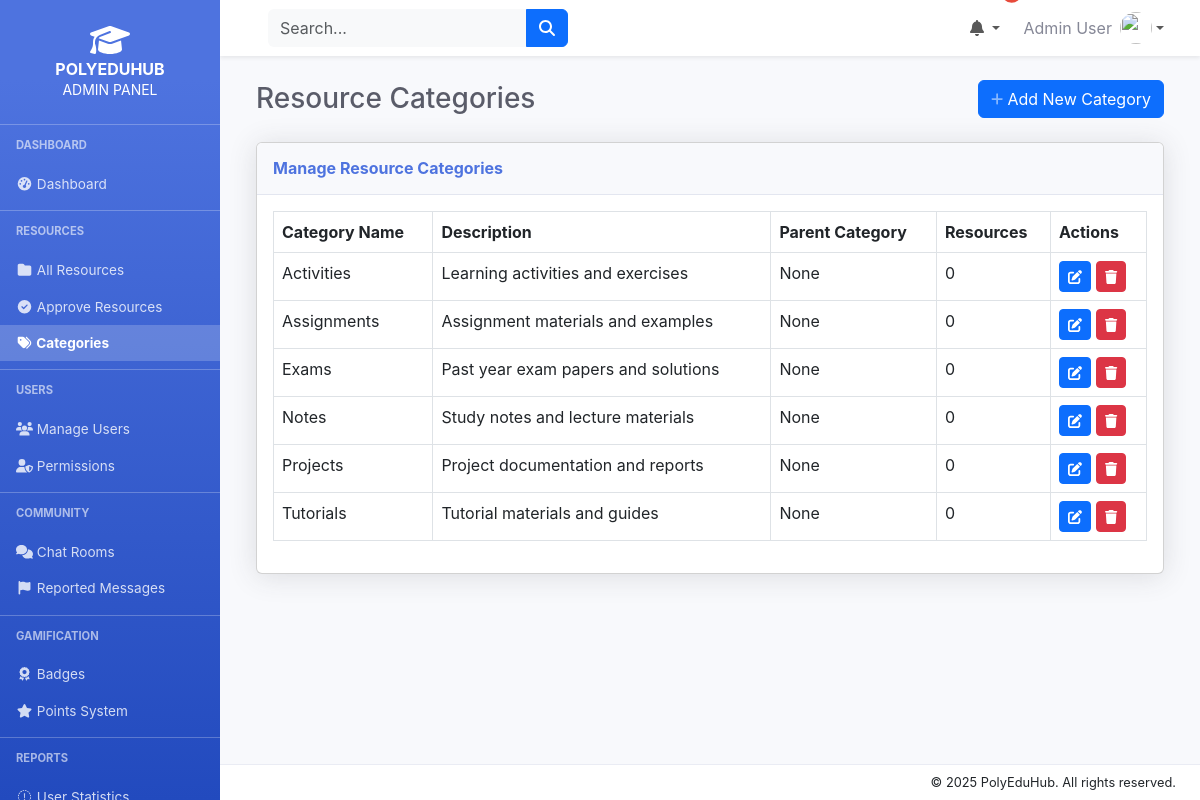
/admin/resources/categories.php (signed in), run on the app's committed database.
### tables this page shows
CREATE TABLE `resource_categories` (
  `id` int(11) NOT NULL AUTO_INCREMENT,
  `name` varchar(100) NOT NULL,
  `description` text NULL,
  `parent_id` int(11) NULL,
  `created_at` datetime NOT NULL DEFAULT CURRENT_TIMESTAMP,
  PRIMARY KEY (`id`)
);

### admin/resources/categories.php (the view, shortened to what this page needs)
<?php
try {
    $pdo = getDbConnection();
    $stmt = $pdo->prepare("
        SELECT rc.*,
            (SELECT COUNT(*) FROM resources WHERE category_id = rc.id) AS resource_count,
            p.name AS parent_name
        FROM resource_categories rc
        LEFT JOIN resource_categories p ON rc.parent_id = p.id
        ORDER BY rc.name ASC
    ");
    $stmt->execute();
    $categories = $stmt->fetchAll();
} catch (PDOException $e) {
    error_log("Error getting categories: " . $e->getMessage());
    $categories = [];
}
$nested = true;
include_once '../includes/header.php';
?>
<div class="container-fluid">
    <div class="d-sm-flex align-items-center justify-content-between mb-4">
        <h1 class="h3 mb-0 text-gray-800">Resource Categories</h1>
        <button type="button" class="btn btn-primary" data-bs-toggle="modal" data-bs-target="#addCategoryModal">
            <i class="fas fa-plus fa-sm text-white-50"></i> Add New Category
        </button>
    </div>
    <div class="card shadow mb-4">
        <div class="card-header py-3">
            <h6 class="m-0 font-weight-bold text-primary">Manage Resource Categories</h6>
        </div>
        <div class="card-body">
            <div class="table-responsive">
                <table class="table table-bordered" id="categoriesTable" width="100%" cellspacing="0">
                    <thead>
                        <tr>
                            <th>Category Name</th>
                            <th>Description</th>
                            <th>Parent Category</th>
                            <th>Resources</th>
                            <th>Actions</th>
                        </tr>
                    </thead>
                    <tbody>
                        <?php foreach ($categories as $category): ?>
                            <tr>
                                <td><?= htmlspecialchars($category['name']) ?></td>
                                <td><?= htmlspecialchars($category['description'] ?? 'No description') ?></td>
                                <td><?= htmlspecialchars($category['parent_name'] ?? 'None') ?></td>
                                <td><?= $category['resource_count'] ?></td>
                                <td>
                                    <button
                                        class="btn btn-sm btn-primary edit-category"
                                        data-bs-toggle="modal"
                                        data-bs-target="#editCategoryModal"
                                        data-id="<?= $category['id'] ?>"
                                        data-name="<?= htmlspecialchars($category['name']) ?>"
                                        data-description="<?= htmlspecialchars($category['description'] ?? '') ?>"
                                        data-parent="<?= $category['parent_id'] ?? '' ?>">
                                        <i class="fas fa-edit"></i>
                                    </button>
                                    <button
                                        class="btn btn-sm btn-danger delete-category"
                                        data-bs-toggle="modal"
                                        data-bs-target="#deleteCategoryModal"
                                        data-id="<?= $category['id'] ?>"
                                        data-name="<?= htmlspecialchars($category['name']) ?>">
                                        <i class="fas fa-trash"></i>
                                    </button>
                                </td>
                            </tr>
                        <?php endforeach; ?>
                    </tbody>
                </table>
            </div>
        </div>
    </div>
</div>
<?php
include_once '../includes/footer.php';
?>

### admin/includes/header.php (shortened to what this page needs)
<?php
$base_path = isset($nested) ? '../../' : '../';
?>
<!DOCTYPE html>
<html lang="en">
<head>
    <link href="https://cdn.jsdelivr.net/npm/bootstrap@5.3.0/dist/css/bootstrap.min.css" rel="stylesheet">
    <link rel="stylesheet" href="https://cdnjs.cloudflare.com/ajax/libs/font-awesome/6.4.0/css/all.min.css">
    <link rel="stylesheet" href="<?= $base_path ?>assets/css/admin.css">
</head>
<body>
    <?php include 'sidebar.php'; ?>
    <div class="main-content">
        <nav class="navbar navbar-expand-lg navbar-light bg-white topbar">
            <div class="container-fluid px-4">
                <form class="d-none d-md-flex ms-4" style="flex: 1; max-width: 300px;">
                    <div class="input-group">
                        <input type="text" class="form-control border-0 bg-light" placeholder="Search...">
                        <button class="btn btn-primary" type="button">
                            <i class="fas fa-search"></i>
                        </button>
                    </div>
                </form>
                <ul class="navbar-nav ms-auto">
                    <li class="nav-item dropdown">
                        <a class="nav-link dropdown-toggle position-relative" href="#" id="notificationDropdown" role="button" data-bs-toggle="dropdown" aria-expanded="false">
                            <i class="fas fa-bell fa-fw"></i>
                        </a>
                    </li>
                    <li class="nav-item dropdown">
                        <a class="nav-link dropdown-toggle" href="#" id="userDropdown" role="button" data-bs-toggle="dropdown" aria-expanded="false">
                            <span class="d-none d-lg-inline me-2 text-gray-600"><?= htmlspecialchars($_SESSION['first_name'] . ' ' . $_SESSION['last_name']) ?></span>
                            <img class="rounded-circle" src="<?= $base_path ?>assets/img/ui/default-profile.png" width="32" height="32">
                        </a>
                    </li>
                </ul>
            </div>
        </nav>
        <div class="content">

### admin/includes/sidebar.php (shortened to what this page needs)
<div class="sidebar">
    <div class="text-center py-4">
        <div class="d-flex align-items-center justify-content-center mb-1">
            <i class="fas fa-graduation-cap fa-2x"></i>
        </div>
        <h6 class="m-0 font-weight-bold">POLYEDUHUB</h6>
        <div class="small">ADMIN PANEL</div>
    </div>
    <hr class="sidebar-divider my-0">
    <div class="sidebar-heading">DASHBOARD</div>
    <ul class="nav flex-column">
        <li class="nav-item">
            <a class="nav-link <?= basename($_SERVER['PHP_SELF']) == 'dashboard.php' ? 'active' : '' ?>"
               href="<?= isset($nested) ? '../' : '' ?>dashboard.php">
                <i class="fas fa-fw fa-tachometer-alt"></i>
                <span>Dashboard</span>
            </a>
        </li>
    </ul>
    <hr class="sidebar-divider mt-2 mb-0">
    <div class="sidebar-heading">RESOURCES</div>
    <ul class="nav flex-column">
        <li class="nav-item">
            <a class="nav-link <?= basename($_SERVER['PHP_SELF']) == 'index.php' && strpos($_SERVER['PHP_SELF'], '/resources/') !== false ? 'active' : '' ?>"
               href="<?= isset($nested) ? '../resources/' : 'resources/' ?>index.php">
                <i class="fas fa-fw fa-folder"></i>
                <span>All Resources</span>
            </a>
        </li>
        <li class="nav-item">
            <a class="nav-link <?= basename($_SERVER['PHP_SELF']) == 'approve.php' ? 'active' : '' ?>"
               href="<?= isset($nested) ? '../resources/' : 'resources/' ?>approve.php">
                <i class="fas fa-fw fa-check-circle"></i>
                <span>Approve Resources</span>
            </a>
        </li>
        <li class="nav-item">
            <a class="nav-link <?= basename($_SERVER['PHP_SELF']) == 'categories.php' ? 'active' : '' ?>"
               href="<?= isset($nested) ? '../resources/' : 'resources/' ?>categories.php">
                <i class="fas fa-fw fa-tags"></i>
                <span>Categories</span>
            </a>
        </li>
    </ul>
    <hr class="sidebar-divider mt-2 mb-0">
    <div class="sidebar-heading">USERS</div>
    <ul class="nav flex-column">
        <li class="nav-item">
            <a class="nav-link <?= basename($_SERVER['PHP_SELF']) == 'index.php' && strpos($_SERVER['PHP_SELF'], '/users/') !== false ? 'active' : '' ?>"
               href="<?= isset($nested) ? '../users/' : 'users/' ?>index.php">
                <i class="fas fa-fw fa-users"></i>
                <span>Manage Users</span>
            </a>
        </li>
        <li class="nav-item">
            <a class="nav-link <?= basename($_SERVER['PHP_SELF']) == 'permissions.php' ? 'active' : '' ?>"
               href="<?= isset($nested) ? '../users/' : 'users/' ?>permissions.php">
                <i class="fas fa-fw fa-user-shield"></i>
                <span>Permissions</span>
            </a>
        </li>
    </ul>
    <hr class="sidebar-divider mt-2 mb-0">
    <div class="sidebar-heading">COMMUNITY</div>
    <ul class="nav flex-column">
        <li class="nav-item">
            <a class="nav-link <?= basename($_SERVER['PHP_SELF']) == 'rooms.php' ? 'active' : '' ?>"
               href="<?= isset($nested) ? '../chat/' : 'chat/' ?>rooms.php">
                <i class="fas fa-fw fa-comments"></i>
                <span>Chat Rooms</span>
            </a>
        </li>
        <li class="nav-item">
            <a class="nav-link <?= basename($_SERVER['PHP_SELF']) == 'reports.php' ? 'active' : '' ?>"
               href="<?= isset($nested) ? '../chat/' : 'chat/' ?>reports.php">
                <i class="fas fa-fw fa-flag"></i>
                <span>Reported Messages</span>
            </a>
        </li>
    </ul>
    <hr class="sidebar-divider mt-2 mb-0">
    <div class="sidebar-heading">GAMIFICATION</div>
    <ul class="nav flex-column">
        <li class="nav-item">
            <a class="nav-link <?= basename($_SERVER['PHP_SELF']) == 'badges.php' ? 'active' : '' ?>"
               href="<?= isset($nested) ? '../gamification/' : 'gamification/' ?>badges.php">
                <i class="fas fa-fw fa-award"></i>
                <span>Badges</span>
            </a>
        </li>
        <li class="nav-item">
            <a class="nav-link <?= basename($_SERVER['PHP_SELF']) == 'points.php' ? 'active' : '' ?>"
               href="<?= isset($nested) ? '../gamification/' : 'gamification/' ?>points.php">
                <i class="fas fa-fw fa-star"></i>
                <span>Points System</span>
            </a>
        </li>
    </ul>
    <hr class="sidebar-divider mt-2 mb-0">
    <div class="sidebar-heading">REPORTS</div>
    <ul class="nav flex-column">
        <li class="nav-item">
            <a class="nav-link <?= basename($_SERVER['PHP_SELF']) == 'user-statistics.php' ? 'active' : '' ?>"
               href="<?= isset($nested) ? '../reports/' : 'reports/' ?>user-statistics.php">
                <i class="fas fa-fw fa-user-chart"></i>
                <span>User Statistics</span>
            </a>
        </li>
    </ul>
</div>

### admin/includes/footer.php (shortened to what this page needs)
</div>
        <footer class="copyright">
            <div class="text-end">
                &copy; <?= date('Y') ?> PolyEduHub. All rights reserved.
            </div>
        </footer>
    </div>
</body>
</html>

### assets/css/admin.css (style rules this page uses)
.sidebar { background-color: #2c3e50; color: white; }
.sidebar .nav-link { color: rgba(255,255,255,0.7); }
.sidebar .nav-link.active { background-color: #34495e; color: white; }
:root { --primary: #4e73df; --success: #1cc88a; --info: #36b9cc; --warning: #f6c23e; --danger: #e74a3b; --dark: #5a5c69; --light: #f8f9fc; }
body { font-family: "Nunito", -apple-system, BlinkMacSystemFont, "Segoe UI", Roboto, "Helvetica Neue", Arial, sans-serif; background-color: #f8f9fc; }
.sidebar { min-height: 100vh; width: 14rem; background: linear-gradient(180deg, #4e73df 10%, #224abe 100%); background-size: cover; transition: width 0.15s ease-in-out; z-index: 1; }
.topbar { height: 4.375rem; }
.topbar .nav-item .nav-link { height: 4.375rem; display: flex; align-items: center; padding: 0 0.75rem; position: relative; }
.card { margin-bottom: 1.5rem; }
.card .card-header { background-color: #f8f9fc; border-bottom: 1px solid #e3e6f0; }
.text-primary { color: #4e73df !important; }
.text-gray-600 { color: #858796 !important; }
.text-gray-800 { color: #5a5c69 !important; }
.font-weight-bold { font-weight: 700 !important; }
.shadow { box-shadow: 0 .15rem 1.75rem 0 rgba(58, 59, 69, .15) !important; }

### admin/includes/header.php (style rules this page uses)
body { display: flex; height: 100vh; overflow: hidden; }
.sidebar { width: 220px; height: 100vh; position: fixed; left: 0; top: 0; overflow-y: auto; z-index: 1000; background-color: #4e73df !important; color: white; }
.sidebar-heading { font-size: 0.7rem; padding: 0.75rem 1rem; text-transform: uppercase; font-weight: bold; color: rgba(255, 255, 255, 0.6); }
.sidebar .nav-item .nav-link { color: rgba(255, 255, 255, 0.8) !important; padding: 0.5rem 1rem; font-size: 0.85rem; }
.sidebar .nav-item .nav-link.active { color: #fff !important; font-weight: bold; background-color: rgba(255, 255, 255, 0.2); }
.main-content { flex: 1; margin-left: 220px; overflow-y: auto; height: 100vh; display: flex; flex-direction: column; }
.topbar { height: 56px; box-shadow: 0 0.125rem 0.25rem rgba(0, 0, 0, 0.075); z-index: 900; background-color: #fff; }
.content { flex: 1; padding: 1.5rem; overflow-y: auto; }
.copyright { font-size: 0.8rem; padding: 0.5rem 1.5rem; border-top: 1px solid #eaecf4; background-color: #fff; }

### data on the page
resource_categories: name "Activities", description "Learning activities and exercises", parent_name "None", resource_count "0"
resource_categories: name "Assignments", description "Assignment materials and examples", parent_name "None", resource_count "0"
resource_categories: name "Exams", description "Past year exam papers and solutions", parent_name "None", resource_count "0"
resource_categories: name "Notes", description "Study notes and lecture materials", parent_name "None", resource_count "0"
resource_categories: name "Projects", description "Project documentation and reports", parent_name "None", resource_count "0"
resource_categories: name "Tutorials", description "Tutorial materials and guides", parent_name "None", resource_count "0"

### other printed values
$_SESSION['first_name'] . ' ' . $_SESSION['last_name'] "Admin User"
